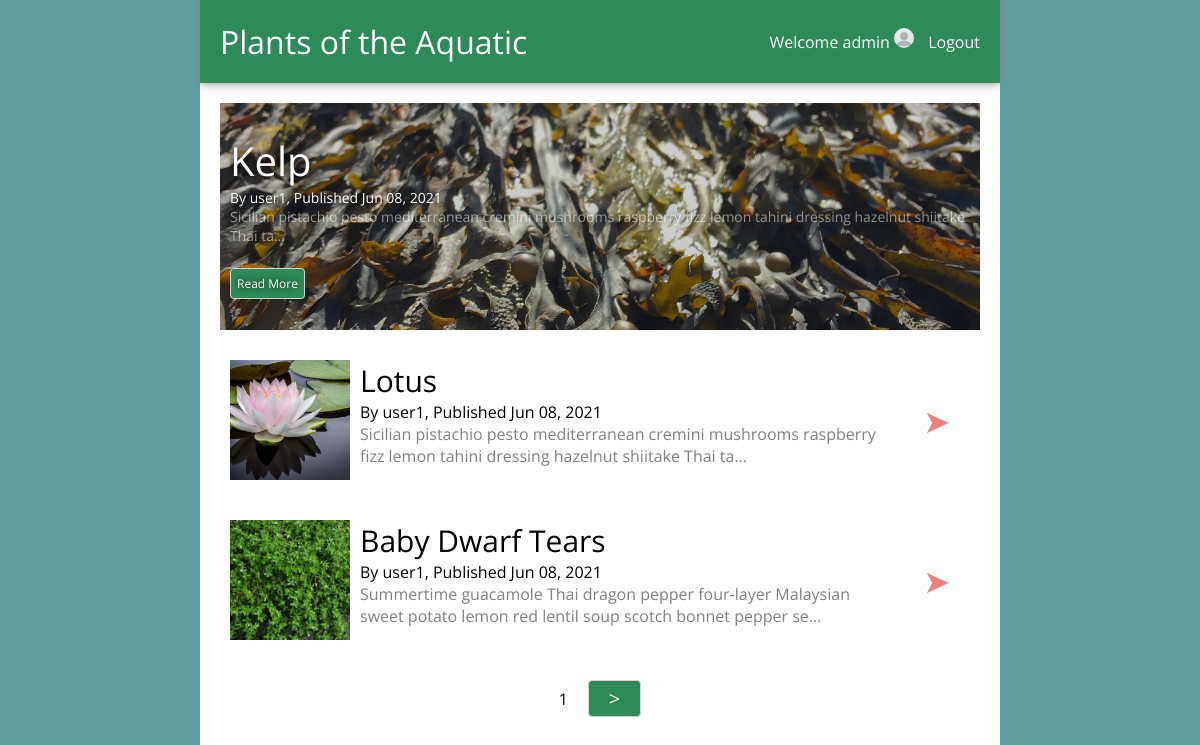
The page / (signed in) on the database its author committed.
### users/models.py (models this page shows)
class User(AbstractUser):
    phone = models.CharField(max_length=20)
    photo = models.ImageField(upload_to='user_photos/')

### blogapp/models.py (models this page shows, shortened)
class BlogPost(models.Model):
    title = models.CharField(max_length=200)
    body = models.TextField()
    user = models.ForeignKey(User, on_delete=models.CASCADE, related_name='posts')
    public = models.BooleanField()
    date_created = models.DateTimeField(auto_now_add=True)
    date_edited = models.DateTimeField(auto_now=True)
    banner_image = models.ImageField(upload_to='blog_post_banners/')

### blogapp/views.py (the view)
# urls.py: path('', views.index, name='index'),
def index(request):
    blog_posts = BlogPost.objects.filter(public=True).order_by('-date_created')
    paginator = Paginator(blog_posts, 3)
    page = request.GET.get('page', 1)
    blog_posts_page = paginator.page(page)
    context = {
        'blog_posts': blog_posts_page
    }
    return render(request, 'blogapp/index.html', context)

### blogapp/templates/blogapp/index.html (shortened to what this page needs)
{% extends 'blogapp/base.html' %}
{% block title %}
    <div class="featured-post-title">{{ blog_posts.0.title }}</div>
    <div class="featured-post-author">By {{ blog_posts.0.user.username }}, Published {{ blog_posts.0.date_created | date:"M d, Y" }}</div>
    <div class="featured-post-body">{{ blog_posts.0.body | striptags |truncatechars:120 }}</div>
    <a class="btn" href="{% url 'blogapp:detail' blog_posts.0.id %}">Read More</a>
{% endblock %}
{% block content %}
<div class="post-list">
    {% for blog_post in blog_posts|slice:"1:" %}
    <a href="{% url 'blogapp:detail' blog_post.id %}" class="post">
        <div class="post-left">
            <div class="post-image" style="background-image:url('{{blog_post.banner_image.url}}')"></div>
            <div class="post-text">
                <div class="post-title">{{blog_post.title}}</div>
                <div>By {{ blog_post.user.username }}, Published {{ blog_post.date_created | date:"M d, Y" }}</div>
                <div class="post-text-preview">{{ blog_post.body | striptags |truncatechars:120 }}</div>
            </div>
        </div>
        <div class="post-icon">&#10148;</div>
    </a>
    {% endfor %}
    <div class="pagination">
        <span>{{ blog_posts.number }}</span>
        {% if blog_posts.has_next %}
        <a class="btn" href="?page={{blog_posts.next_page_number}}">&gt;</a>
        {% endif %}
    </div>
</div>
{% endblock %}

### blogapp/templates/blogapp/base.html (shortened to what this page needs)
{% load static %}
<!DOCTYPE html>
<html lang="en">
    <head>
    </head>
    <body>
        <div id="page">
            <nav>
                <div class="site-title">
                    <a href="{% url 'blogapp:index' %}">Plants of the Aquatic</a>
                </div>
                <div>
                    {% if user.is_authenticated %}
                        <span>Welcome {{user.username}}</span>
                        {% if user.photo %}
                        <img src="{{ user.photo.url }}"/>
                        {% else %}
                        <img src="{% static 'users/default_profile_photo.png' %}"/>
                        {% endif %}
                        <a href="{% url 'users:logout' %}">Logout</a>
                    {% else %}
                        <a href="{% url 'users:login' %}">Login</a>
                        <a href="{% url 'users:register' %}">Register</a>
                    {% endif %}
                </div>
            </nav>
            <main>
                <div class="page-title">{% block title %}{% endblock %}</div>
                {% block content %}
                {% endblock %}
            </main>
        </div>
    </body>
</html>

### blogapp/templates/blogapp/base.html (style rules this page uses)
:root { --primary-color: seagreen; --accent-color: lightcoral; --background-color: cadetblue; }
body { background-color: var(--background-color); font-family: 'Open Sans', sans-serif; margin: 0; }
nav { background-color: var(--primary-color); color:white; display:flex; flex-direction:row; justify-content:space-between; align-items: center; box-shadow: 0 0 10px grey; min-height: 60px; padding: 10px; }
.site-title { font-size: 32px; }
nav a { color:white; text-decoration: none; padding: 10px; transition: all 200ms; display:inline-block; }
nav img { width: 20px; border-radius: 20px; }
#page { background-color:white; max-width: 800px; margin: 0 auto; min-height: 100vh; }
main { padding: 20px; }
.btn { background-color: var(--primary-color); color:white; border: 1px solid lightgrey; border-radius: 4px; padding: 6px; transition: all 200ms; text-decoration:none; }
.page-title { font-size: 40px; margin-bottom: 20px; }

### rows shown on the page
User: username "admin"
BlogPost: title "Kelp", user.username "user1", date_created "Jun 08, 2021", body "Sicilian pistachio pesto mediterranean cremini mushrooms raspberry fizz lemon tahini dressing hazelnut shiitake Thai ta…"
BlogPost: banner_image (picture), title "Lotus", user.username "user1", date_created "Jun 08, 2021", body "Sicilian pistachio pesto mediterranean cremini mushrooms raspberry fizz lemon tahini dressing hazelnut shiitake Thai ta…"
BlogPost: banner_image (picture), title "Baby Dwarf Tears", user.username "user1", date_created "Jun 08, 2021", body "Summertime guacamole Thai dragon pepper four-layer Malaysian sweet potato lemon red lentil soup scotch bonnet pepper se…"

### other values the page prints
{{ blog_posts.number }} "1"
